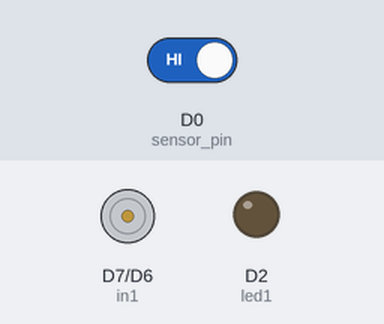
Simulated run of this sketch. Board: ESP8266 (NodeMCU). Shown: motor-driver pin pairs drawn as motors (green arrow = first pin HIGH = forward, orange = second pin HIGH = backward, longer = more drive, scaled by the enable pin), output pins drawn as LEDs (lit = HIGH). The inputs (shaded band) are chosen by the test bench; at power-on: D0 (sensor_pin) HIGH. The audio player accepts every command and is not drawn.

Above: at 1.7 s.
1.8 s: D0 (sensor_pin) driven LOW
At 13.7 s:
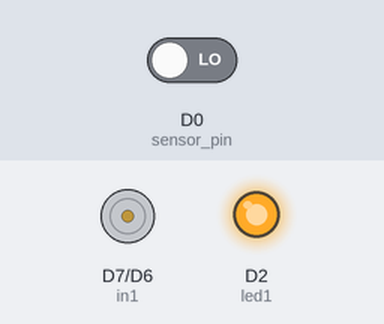
14.0 s: D0 (sensor_pin) driven HIGH
At 19.4 s:
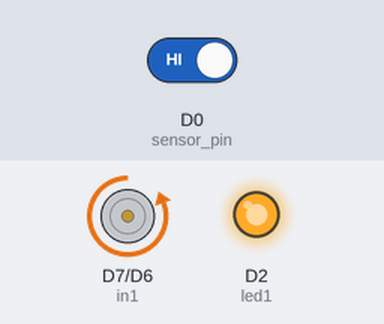
At 40.2 s:
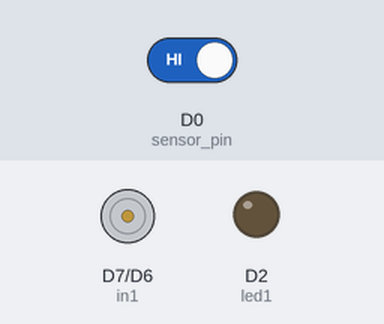
Timing chart, 0 to 41.7 s (numbered marks = the images above; inputs shaded):
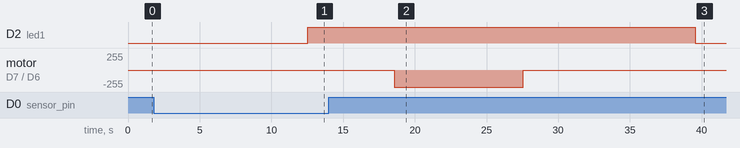

Measured:
- after the input at 1.8 s, D2 (led1): LOW → HIGH after 10.7 s
- after the input at 14.0 s, D2 (led1): HIGH → LOW after 25.6 s

The sketch:

Coal_house_with_lights_and_sound_copy_20230415143239.ino
```cpp
#include "DFRobotDFPlayerMini.h"
#include "SoftwareSerial.h"

SoftwareSerial mySoftwareSerial(2, 5); // RX, TX
DFRobotDFPlayerMini myDFPlayer;

int sensor_pin = 16;
int led1 = 4;
int val;
int state = 0;
// ESP8266 connection to L298N motor controller
int enA = D5; // PWM for Motor A
int in1 = D7;  // Control Rotation of Motor A
int in2 = D6;  // Control Rotation of Motor A

int motor_speed = 300;

void setup() {
  Serial.begin(9600);
  pinMode(led1, OUTPUT);
  pinMode(sensor_pin, INPUT);

  pinMode(enA, OUTPUT);
  pinMode(in1, OUTPUT);
  pinMode(in2, OUTPUT);

  mySoftwareSerial.begin(9600);
  myDFPlayer.begin(mySoftwareSerial);
  myDFPlayer.setTimeOut(400);
  myDFPlayer.volume(18);
  myDFPlayer.outputDevice(DFPLAYER_DEVICE_SD);

}

void loop(){
  val = digitalRead(sensor_pin);
  if (val==LOW){
    //delay(4000);
    digitalWrite(led1, HIGH);
    //delay(4000);
    myDFPlayer.play(1);
    delay(6000);
 {
  digitalWrite(in1, LOW); // Input1 LOW = move forward
  digitalWrite(in2, HIGH);  // Input2 HIGH = move forward

  {
    analogWrite(enA, motor_speed); // PWM output
    delay(4000);
    (val==1);
  }
}
    delay(5000);

  }
  else {
    (val==1);
    digitalWrite(in1, LOW); // stop motor
    digitalWrite(in2, LOW);  // stop motor
    delay(12000);
    digitalWrite(led1, LOW);
    myDFPlayer.disableLoopAll();


  }
}
```
